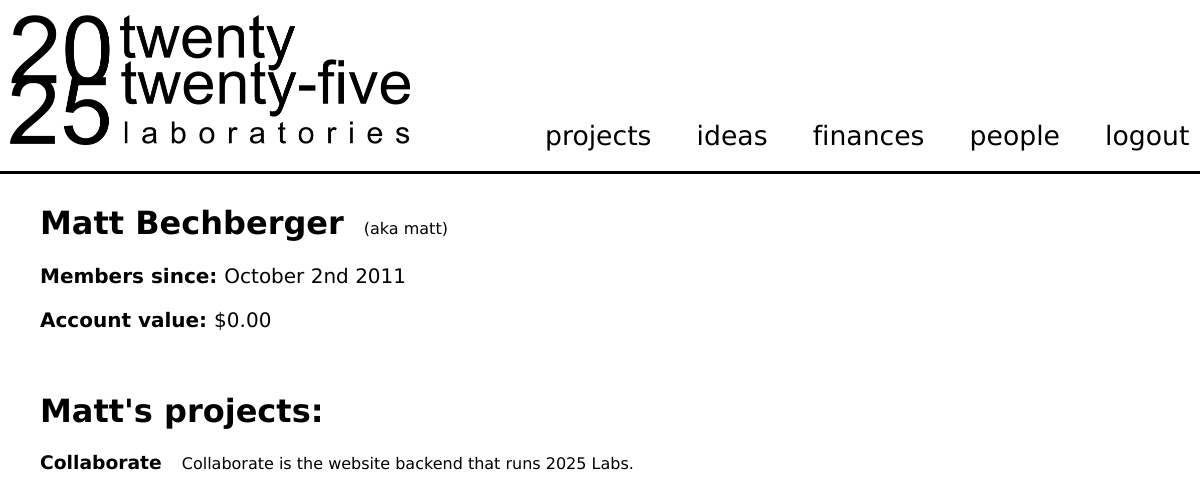
The page /collaborate/person/2 (signed in) on the database as committed earlier.
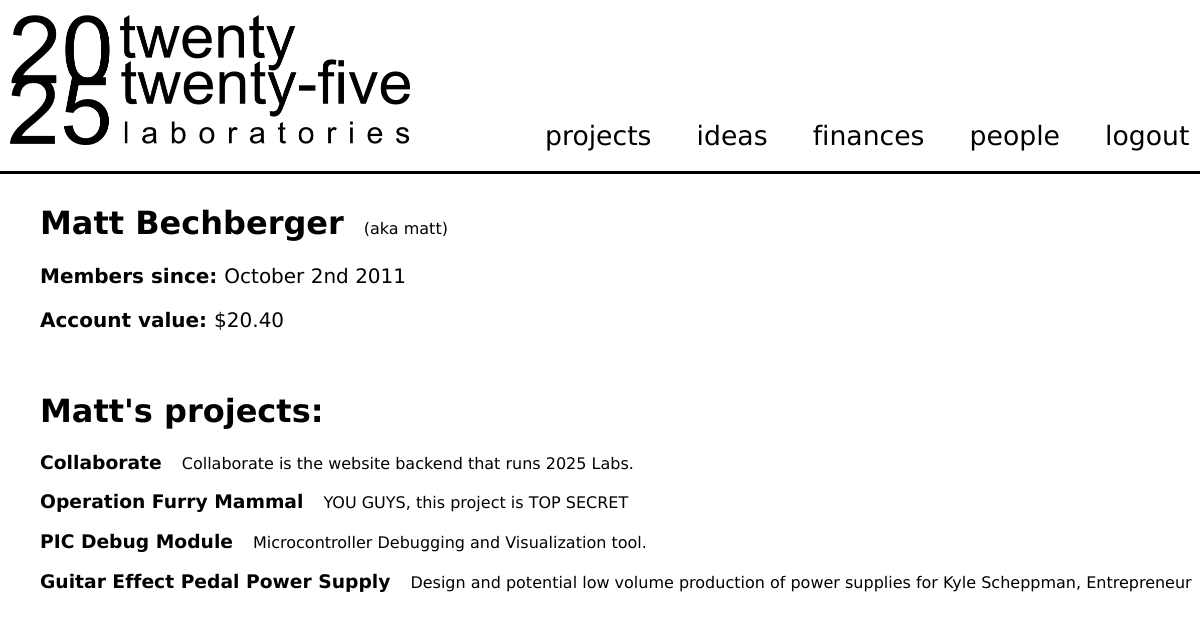
The same page on the database as committed later.
### tables this page shows
CREATE TABLE IF NOT EXISTS `projectmemberships` (
  `projectmembership_id` int(11) NOT NULL AUTO_INCREMENT,
  `projectmembership_user_id` int(11) NOT NULL,
  `projectmembership_project_id` int(11) NOT NULL,
  `projectmembership_creationdate` timestamp NOT NULL DEFAULT CURRENT_TIMESTAMP,
  `projectmembership_role` varchar(50) NOT NULL,
  PRIMARY KEY (`projectmembership_id`)
);

CREATE TABLE IF NOT EXISTS `projects` (
  `project_id` int(11) NOT NULL AUTO_INCREMENT,
  `project_name` varchar(40) NOT NULL,
  `project_description` varchar(140) NOT NULL,
  `project_salespitch` text NOT NULL,
  `project_creationdate` timestamp NOT NULL DEFAULT CURRENT_TIMESTAMP ON UPDATE CURRENT_TIMESTAMP,
  `project_creator_id` int(11) NOT NULL,
  `project_code` varchar(6) NOT NULL,
  `project_unique` int(11) NOT NULL,
  PRIMARY KEY (`project_id`),
  UNIQUE KEY `project_unique` (`project_unique`)
);

### include/functions.php (called while the page is built, shortened)
<?php
function getFirstName($name) {
	$n = explode(" ",$name);
	return $n[0];
}
function format_dollars($number) {
	return "$".number_format($number,2);
}
?>
<?php
function myBalance($u=0) {
	$balance = 0;
	$debits = mysql_fetch_assoc(mysql_query($queros="select sum(transaction_value) as t from transactions,accounts as ac_d, accounts as ac_c where ac_d.account_owner_id = $u and ac_d.account_id = transaction_debtor and ac_c.account_id = transaction_creditor and ac_d.account_type = 'shareholder'"));
	$balance += $debits['t'];
	$credits = mysql_fetch_assoc(mysql_query($queros="select sum(transaction_value) as t from transactions,accounts as ac_d, accounts as ac_c where ac_c.account_owner_id = $u and ac_d.account_id = transaction_debtor and ac_c.account_id = transaction_creditor and ac_c.account_type = 'shareholder'"));
	$balance -= $credits['t'];
	return $balance;
}
?>

### collaborate/person.php (the view, shortened to what this page needs)
<?php
if(!isset($_REQUEST['q'])) nope_chuck_testa();
else {
	$u = mysql_query('select * from users where user_id = '.mysql_real_escape_string($_REQUEST['q']));
	$u = mysql_fetch_assoc($u);
}
?>
<h1><?php echo $u['user_realname']?><span class=sidenote>(aka <?php echo $u['user_name']; ?>)</span></h1>
<p><b><?php echo COLLAB_PERSON_ENTRY1;?></b> <span><?php echo date('F jS Y',strtotime($u['user_creationdate'])); ?> </span></p>
<p><b><?php echo COLLAB_PERSON_ENTRY2;?></b> <span> <?php echo format_dollars(myBalance($u['user_id'])); ?> </span></p>
<br />
<h1><?php echo getFirstName($u['user_realname']) . COLLAB_PERSON_THEIR; ?></h1>
<?php
$projects = mysql_query('select * from projectmemberships,projects where projectmembership_project_id = project_id and projectmembership_user_id = '.mysql_real_escape_string($_REQUEST['q']));
if(mysql_num_rows($projects) == 0) {
	?>
	<p><?php echo COLLAB_PERSON_NOPROJECTS; ?></p>
	<?php
}
else while($p = mysql_fetch_assoc($projects)) {
	?>
	<h3><a href=<?php echo BASE_URL; ?>project/<?php echo $p['project_id']; ?>><?php echo $p['project_name']; ?></a><span class=sidenote><?php echo $p['project_description']; ?></span></h3>
	<?php
}
?>

### collaborate/include/header.php (shortened to what this page needs)
<!DOCTYPE html PUBLIC "-//W3C//DTD HTML 4.01//EN"
   "http://www.w3.org/TR/html4/strict.dtd">
<html xmlns="http://www.w3.org/1999/xhtml" lang="en">
<head>
<link rel=stylesheet href="<?php echo BASE_URL; ?>css/ui-lightness/jquery-ui-1.8.16.custom.css" />
<link rel=stylesheet href="<?php echo BASE_URL; ?>style/style.css" />
</head>
<body>
<div id=header>
<img onClick="goto('/collaborate/')" src="/images/2025.png" />
	<ul>
		<?php
		$links['projects'] = COLLAB_MENU1;
		$links['ideas'] = COLLAB_MENU_IDEA;
		$links['finances'] = COLLAB_MENU2;
		$links['people'] = COLLAB_MENU3;
		$links['logout.php'] = COLLAB_MENU_LOGOUT;
		foreach($links as $l => $n) {
			if($_SERVER["PHP_SELFZ"] == $l) $selected = "class=selected";
			else $selected = "";
			echo "<li $selected><a href='".BASE_URL."$l'>$n</a></li>\n";
		}
		?>
	</ul>
</div>
<div id=content>

Rows that differ between the two databases and show on the page:
added projectmemberships: projects.project_name "Operation Furry Mammal", projects.project_description "YOU GUYS, this project is TOP SECRET"
added projectmemberships: projects.project_name "PIC Debug Module", projects.project_description "Microcontroller Debugging and Visualization tool."
added projectmemberships: projects.project_name "Guitar Effect Pedal Power Supply", projects.project_description "Design and potential low volume production of power supplies for Kyle Scheppman, Entrepreneur"
Other text that changed with them:
format_dollars(myBalance($u['user_id'])): "$0.00" → "$20.40"
